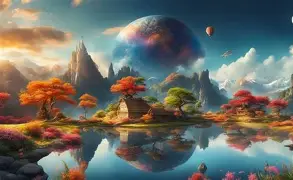
#> input picture earth.png, 293 x 180 px
$ python Imagemanipulation.py
#> lines starting #> are read from the running program, lines starting #| are printed output that depends on the picture
import cv2
import numpy as np
#read the image
img=cv2.imread("earth.png")
#> img is the input picture: shape (180, 293, 3); mean B, G, R 102, 108.9, 106.1
#color conversions
rgb_image=cv2.cvtColor(img,cv2.COLOR_BGR2RGB)
gray=cv2.cvtColor(img,cv2.COLOR_BGR2GRAY)
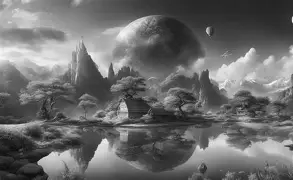
#> gray: shape (180, 293); min 9, max 249, mean 107.3
hsv=cv2.cvtColor(img,cv2.COLOR_BGR2HSV)#hsv is a very concentrated image
#> hsv: shape (180, 293, 3); mean H, S, V 64.5, 102.5, 129.2
#display the images
cv2.imshow("Original(BGR)",img)
cv2.imshow("RGB Image",rgb_image)
cv2.imshow("Grayscale image",gray)
cv2.imshow("HSV Image",hsv)
#cropping
cropping_section=img[100:300,200:400]
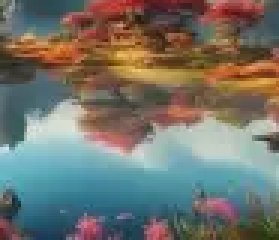
#> cropping_section: shape (80, 93, 3) (shown 3 times larger); mean B, G, R 106.7, 115.2, 114.9
cv2.imshow("Cropped image",cropping_section)
#rotate the image
(h, w) = img.shape[:2]#:2 slices the data
#> h = 180; w = 293
center = (w//2, h//2)#finds the center
#> center = (146, 90)
M = cv2.getRotationMatrix2D(center, 45, 1.0)#rotate by 45 degrees
rotated = cv2.warpAffine(img, M, (w, h))#warpAffine is used to apply the rotation matix
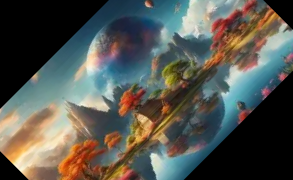
#> rotated: shape (180, 293, 3); mean B, G, R 80.2, 86.8, 85.8
rotated_rgb=cv2.cvtColor(rotated,cv2.COLOR_BGR2RGB)
cv2.imshow("Rotated image",rotated_rgb)
#Add brightness
brightness_matrix = np.ones(img.shape, dtype="uint8") * 50 #dtype="uint8" is used to ensure calues fit in the standard image intensity range(0-255)
brighter = cv2.add(img, brightness_matrix)
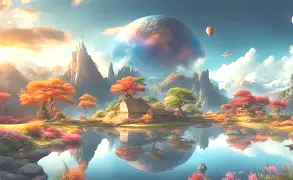
#> brighter: shape (180, 293, 3); mean B, G, R 151.9, 158.3, 154.6
brighter_rgb = cv2.cvtColor(brighter, cv2.COLOR_BGR2RGB)
cv2.imshow("Brighter image",brighter_rgb)
#keep the window open
cv2.waitKey(0)
cv2.destroyAllWindows()
